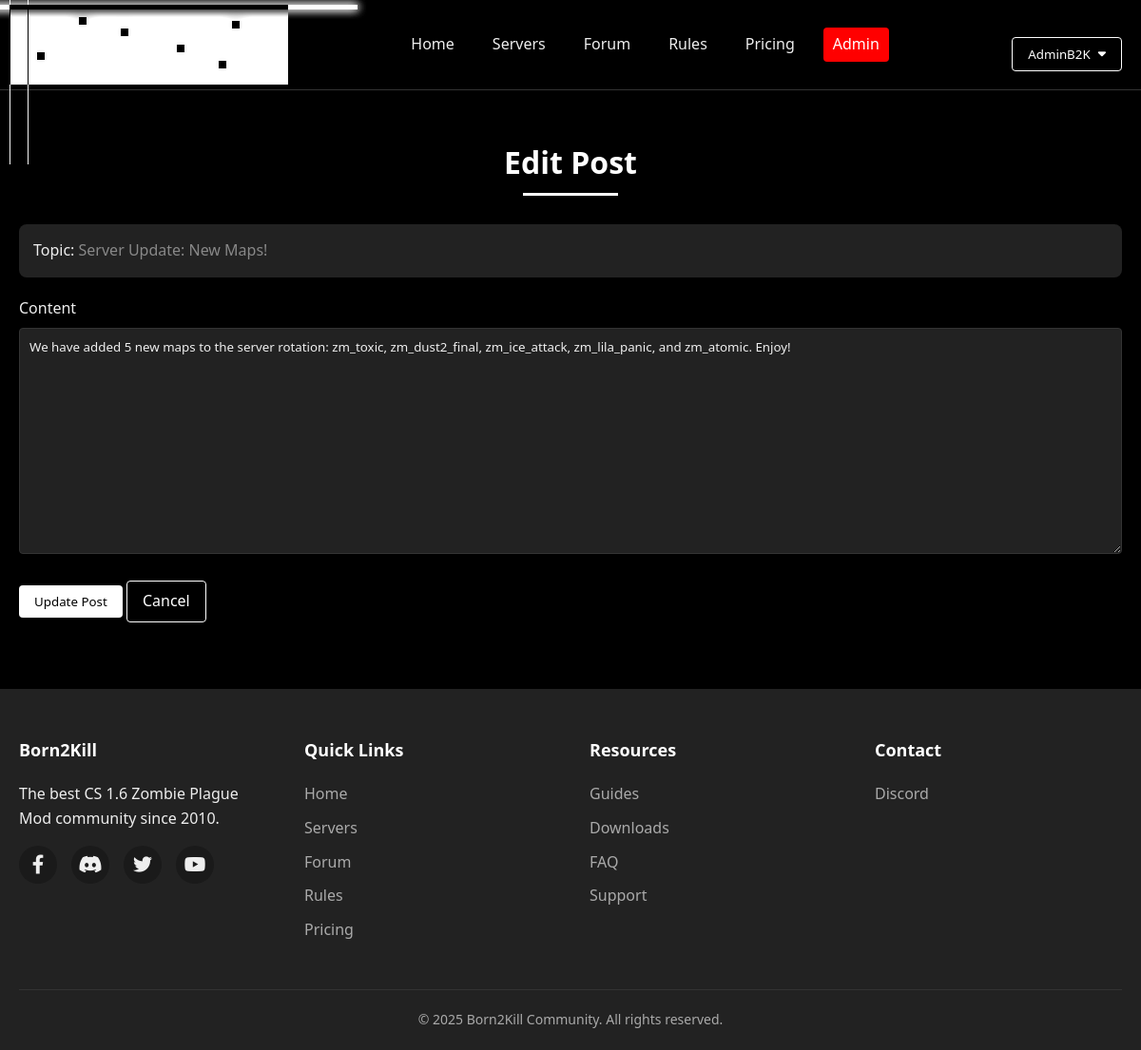
Screenshot of /php/edit_post.php?id=3 (signed in) with the database file from the repository.
### tables this page shows
CREATE TABLE IF NOT EXISTS forum_posts (
    id INT AUTO_INCREMENT PRIMARY KEY,
    topic_id INT NOT NULL,
    user_id INT NOT NULL,
    content TEXT NOT NULL,
    created_at TIMESTAMP DEFAULT CURRENT_TIMESTAMP,
    updated_at TIMESTAMP NULL,
    FOREIGN KEY (topic_id) REFERENCES forum_topics(id) ON DELETE CASCADE,
    FOREIGN KEY (user_id) REFERENCES users(id) ON DELETE CASCADE
);

CREATE TABLE IF NOT EXISTS forum_topics (
    id INT AUTO_INCREMENT PRIMARY KEY,
    category_id INT NOT NULL,
    user_id INT NOT NULL,
    title VARCHAR(255) NOT NULL,
    created_at TIMESTAMP DEFAULT CURRENT_TIMESTAMP,
    is_pinned TINYINT(1) DEFAULT 0,
    is_locked TINYINT(1) DEFAULT 0,
    views INT DEFAULT 0,
    FOREIGN KEY (category_id) REFERENCES forum_categories(id) ON DELETE CASCADE,
    FOREIGN KEY (user_id) REFERENCES users(id) ON DELETE CASCADE
);

### php/edit_post.php (the view, shortened to what this page needs)
<?php
require_once 'config.php';
$post_id = (int)$_GET['id'];
$sql = "SELECT p.*, t.title as topic_title, t.id as topic_id, t.is_locked
        FROM forum_posts p
        JOIN forum_topics t ON p.topic_id = t.id
        WHERE p.id = ?";
$stmt = $conn->prepare($sql);
$stmt->bind_param("i", $post_id);
$stmt->execute();
$result = $stmt->get_result();
$post = $result->fetch_assoc();
?>
<!DOCTYPE html>
<html lang="en">
<head>
    <link rel="stylesheet" href="css/style.css">
    <link rel="stylesheet" href="https://cdnjs.cloudflare.com/ajax/libs/font-awesome/6.0.0/css/all.min.css">
</head>
<body>
    <?php include 'includes/header.php'; ?>
    <section class="edit-post">
        <div class="container">
            <h2 class="section-title">Edit Post</h2>
            <div class="topic-info">
                <p>Topic: <a href="topic.php?id=<?php echo $post['topic_id']; ?>"><?php echo htmlspecialchars($post['topic_title']); ?></a></p>
            </div>
            <form method="POST" action="edit_post.php?id=<?php echo $post_id; ?>">
                <div class="form-group">
                    <label for="content">Content</label>
                    <textarea id="content" name="content" rows="12" required><?php echo htmlspecialchars($post['content']); ?></textarea>
                </div>
                <div class="form-group">
                    <button type="submit" class="btn btn-primary">Update Post</button>
                    <a href="topic.php?id=<?php echo $post['topic_id']; ?>#post-<?php echo $post_id; ?>" class="btn btn-outline">Cancel</a>
                </div>
            </form>
        </div>
    </section>
    <?php include 'includes/footer.php'; ?>
</body>
</html>

### php/css/style.css (style rules this page uses)
:root { --primary: #ffffff; --secondary: #222; --accent: #888; --bg-dark: #000000; --bg-light: #1a1a1a; --text: #eee; --text-muted: #aaa; --border: #333; --success: #5cb85c; --error: #d9534f; }
* { margin: 0; padding: 0; box-sizing: border-box; font-family: 'Segoe UI', Tahoma, Geneva, Verdana, sans-serif; }
body { background-color: var(--bg-dark); color: var(--text); line-height: 1.6; }
a { color: var(--accent); text-decoration: none; transition: all 0.3s ease; }
.container { width: 100%; max-width: 1200px; margin: 0 auto; padding: 0 20px; }
.btn { padding: 8px 16px; border-radius: 4px; font-weight: 500; cursor: pointer; transition: all 0.3s ease; border: none; display: inline-block; text-align: center; }
.btn-primary { background-color: var(--primary); color: black; }
.btn-outline { background-color: transparent; border: 1px solid var(--primary); color: var(--primary); }
.section-title { font-size: 32px; text-align: center; margin-bottom: 40px; position: relative; color: var(--primary); }
.section-title::after { content: ''; position: absolute; bottom: -10px; left: 50%; transform: translateX(-50%); width: 100px; height: 3px; background-color: var(--primary); }
.topic-info { flex: 1; }
.form-group { margin-bottom: 20px; }
.form-group label { display: block; margin-bottom: 8px; font-weight: 500; }
.form-group input, .form-group textarea, .form-group select { width: 100%; padding: 10px; border-radius: 4px; border: 1px solid var(--border); background-color: var(--secondary); color: var(--text); }
.form-group textarea { resize: vertical; min-height: 150px; }
.new-topic, .edit-post { padding: 50px 0; background-color: var(--bg-dark); }
.topic-info { margin-bottom: 20px; background-color: var(--secondary); padding: 15px; border-radius: 8px; }

### rows the page displays
forum_posts: topic.title "Server Update: New Maps!", content "We have added 5 new maps to the server rotation: zm_toxic, zm_dust2_final, zm_ice_attack, zm_lila_panic, and zm_atomic. Enjoy!"

### other values shown
$_SESSION['username'] "AdminB2K"
